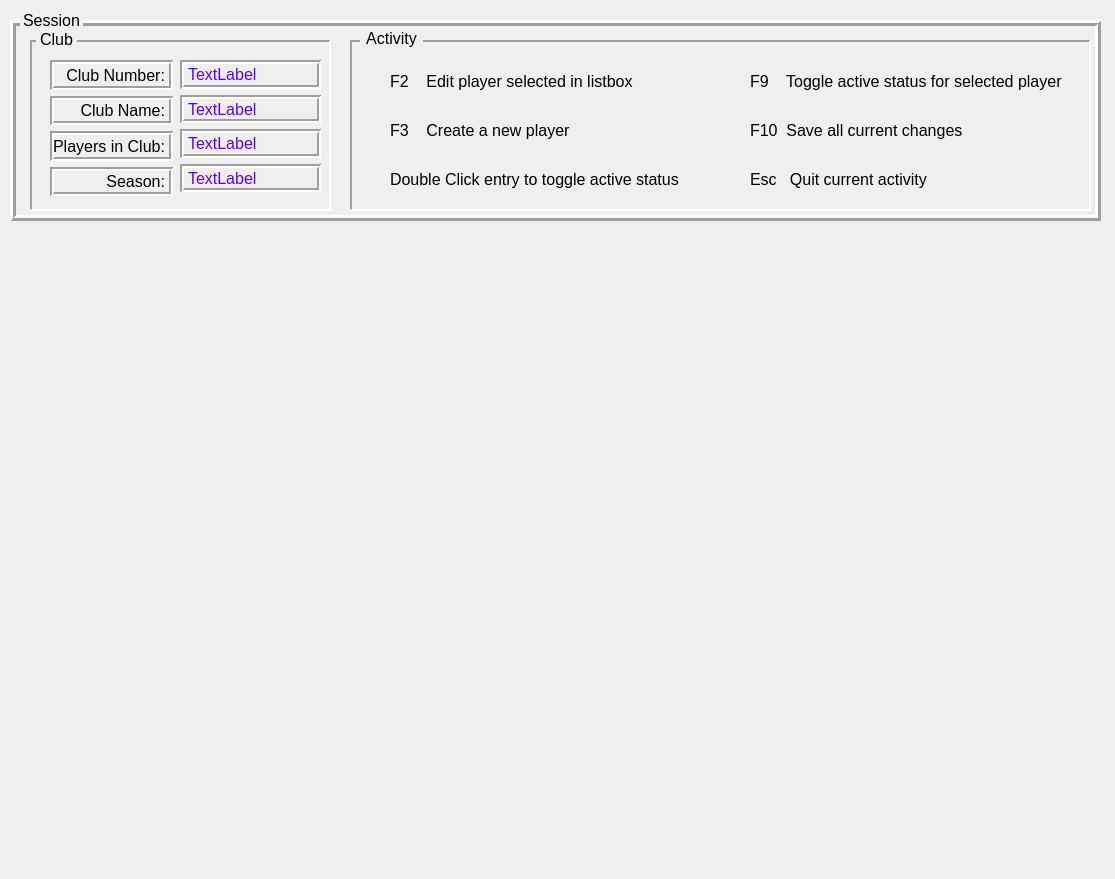
<?xml version="1.0" encoding="UTF-8"?>
<ui version="4.0">
 <class>PlayersActivity</class>
 <widget class="QWidget" name="PlayersActivity">
  <property name="geometry">
   <rect>
    <x>0</x>
    <y>0</y>
    <width>1115</width>
    <height>879</height>
   </rect>
  </property>
  <property name="font">
   <font>
    <pointsize>12</pointsize>
    <fontweight>Medium</fontweight>
   </font>
  </property>
  <property name="windowTitle">
   <string>Cribbage Grass Roots</string>
  </property>
  <widget class="QWidget" name="TopContainer" native="true">
   <property name="geometry">
    <rect>
     <x>0</x>
     <y>0</y>
     <width>1111</width>
     <height>231</height>
    </rect>
   </property>
   <widget class="QFrame" name="sessionPanel">
    <property name="geometry">
     <rect>
      <x>10</x>
      <y>20</y>
      <width>1091</width>
      <height>201</height>
     </rect>
    </property>
    <property name="frameShape">
     <enum>QFrame::Shape::Box</enum>
    </property>
    <property name="frameShadow">
     <enum>QFrame::Shadow::Raised</enum>
    </property>
    <property name="lineWidth">
     <number>3</number>
    </property>
    <widget class="QFrame" name="clubPanel">
     <property name="geometry">
      <rect>
       <x>20</x>
       <y>20</y>
       <width>301</width>
       <height>171</height>
      </rect>
     </property>
     <property name="frameShape">
      <enum>QFrame::Shape::Panel</enum>
     </property>
     <property name="frameShadow">
      <enum>QFrame::Shadow::Sunken</enum>
     </property>
     <property name="lineWidth">
      <number>2</number>
     </property>
     <widget class="QWidget" name="layoutWidget">
      <property name="geometry">
       <rect>
        <x>20</x>
        <y>20</y>
        <width>123</width>
        <height>136</height>
       </rect>
      </property>
      <layout class="QVBoxLayout" name="verticalLayout_3">
       <item>
        <widget class="QLabel" name="clubNumberLabel">
         <property name="frameShape">
          <enum>QFrame::Shape::Box</enum>
         </property>
         <property name="frameShadow">
          <enum>QFrame::Shadow::Sunken</enum>
         </property>
         <property name="lineWidth">
          <number>2</number>
         </property>
         <property name="text">
          <string>Club Number:</string>
         </property>
         <property name="alignment">
          <set>Qt::AlignmentFlag::AlignRight|Qt::AlignmentFlag::AlignTrailing|Qt::AlignmentFlag::AlignVCenter</set>
         </property>
        </widget>
       </item>
       <item>
        <widget class="QLabel" name="clubNameLabel">
         <property name="frameShape">
          <enum>QFrame::Shape::Box</enum>
         </property>
         <property name="frameShadow">
          <enum>QFrame::Shadow::Sunken</enum>
         </property>
         <property name="lineWidth">
          <number>2</number>
         </property>
         <property name="text">
          <string>Club Name:</string>
         </property>
         <property name="alignment">
          <set>Qt::AlignmentFlag::AlignRight|Qt::AlignmentFlag::AlignTrailing|Qt::AlignmentFlag::AlignVCenter</set>
         </property>
        </widget>
       </item>
       <item>
        <widget class="QLabel" name="clubPlayersLabel">
         <property name="frameShape">
          <enum>QFrame::Shape::Box</enum>
         </property>
         <property name="frameShadow">
          <enum>QFrame::Shadow::Sunken</enum>
         </property>
         <property name="lineWidth">
          <number>2</number>
         </property>
         <property name="text">
          <string>Players in Club:</string>
         </property>
         <property name="alignment">
          <set>Qt::AlignmentFlag::AlignRight|Qt::AlignmentFlag::AlignTrailing|Qt::AlignmentFlag::AlignVCenter</set>
         </property>
        </widget>
       </item>
       <item>
        <widget class="QLabel" name="clubSeasonLabel">
         <property name="frameShape">
          <enum>QFrame::Shape::Box</enum>
         </property>
         <property name="frameShadow">
          <enum>QFrame::Shadow::Sunken</enum>
         </property>
         <property name="lineWidth">
          <number>2</number>
         </property>
         <property name="text">
          <string>Season:</string>
         </property>
         <property name="alignment">
          <set>Qt::AlignmentFlag::AlignRight|Qt::AlignmentFlag::AlignTrailing|Qt::AlignmentFlag::AlignVCenter</set>
         </property>
        </widget>
       </item>
      </layout>
     </widget>
     <widget class="QWidget" name="layoutWidget">
      <property name="geometry">
       <rect>
        <x>150</x>
        <y>20</y>
        <width>141</width>
        <height>132</height>
       </rect>
      </property>
      <layout class="QVBoxLayout" name="verticalLayout_4">
       <item>
        <widget class="QLabel" name="clubNumber">
         <property name="styleSheet">
          <string notr="true">color: rgb(85, 0, 255);
font: 700 11pt &quot;Segoe UI&quot;;</string>
         </property>
         <property name="frameShape">
          <enum>QFrame::Shape::Box</enum>
         </property>
         <property name="frameShadow">
          <enum>QFrame::Shadow::Sunken</enum>
         </property>
         <property name="lineWidth">
          <number>2</number>
         </property>
         <property name="text">
          <string>TextLabel</string>
         </property>
        </widget>
       </item>
       <item>
        <widget class="QLabel" name="clubName">
         <property name="styleSheet">
          <string notr="true">color: rgb(85, 0, 255);
font: 700 11pt &quot;Segoe UI&quot;;</string>
         </property>
         <property name="frameShape">
          <enum>QFrame::Shape::Box</enum>
         </property>
         <property name="frameShadow">
          <enum>QFrame::Shadow::Sunken</enum>
         </property>
         <property name="lineWidth">
          <number>2</number>
         </property>
         <property name="text">
          <string>TextLabel</string>
         </property>
        </widget>
       </item>
       <item>
        <widget class="QLabel" name="clubPlayers">
         <property name="styleSheet">
          <string notr="true">color: rgb(85, 0, 255);
font: 700 11pt &quot;Segoe UI&quot;;</string>
         </property>
         <property name="frameShape">
          <enum>QFrame::Shape::Box</enum>
         </property>
         <property name="frameShadow">
          <enum>QFrame::Shadow::Sunken</enum>
         </property>
         <property name="lineWidth">
          <number>2</number>
         </property>
         <property name="text">
          <string>TextLabel</string>
         </property>
        </widget>
       </item>
       <item>
        <widget class="QLabel" name="clubSeason">
         <property name="styleSheet">
          <string notr="true">color: rgb(85, 0, 255);
font: 700 11pt &quot;Segoe UI&quot;;</string>
         </property>
         <property name="frameShape">
          <enum>QFrame::Shape::Box</enum>
         </property>
         <property name="frameShadow">
          <enum>QFrame::Shadow::Sunken</enum>
         </property>
         <property name="lineWidth">
          <number>2</number>
         </property>
         <property name="text">
          <string>TextLabel</string>
         </property>
        </widget>
       </item>
      </layout>
     </widget>
    </widget>
    <widget class="QFrame" name="playerActivityPanel">
     <property name="geometry">
      <rect>
       <x>340</x>
       <y>20</y>
       <width>741</width>
       <height>171</height>
      </rect>
     </property>
     <property name="frameShape">
      <enum>QFrame::Shape::Panel</enum>
     </property>
     <property name="frameShadow">
      <enum>QFrame::Shadow::Sunken</enum>
     </property>
     <property name="lineWidth">
      <number>2</number>
     </property>
     <widget class="QWidget" name="layoutWidget">
      <property name="geometry">
       <rect>
        <x>40</x>
        <y>20</y>
        <width>341</width>
        <height>141</height>
       </rect>
      </property>
      <layout class="QVBoxLayout" name="verticalLayout_5">
       <item>
        <widget class="QLabel" name="playersF2ActivityLabel">
         <property name="text">
          <string>F2    Edit player selected in listbox</string>
         </property>
        </widget>
       </item>
       <item>
        <widget class="QLabel" name="playersF3ActivityLabel">
         <property name="text">
          <string>F3    Create a new player</string>
         </property>
        </widget>
       </item>
       <item>
        <widget class="QLabel" name="playersDoubleClickActivityLabel">
         <property name="text">
          <string>Double Click entry to toggle active status</string>
         </property>
        </widget>
       </item>
      </layout>
     </widget>
     <widget class="QWidget" name="verticalLayoutWidget">
      <property name="geometry">
       <rect>
        <x>400</x>
        <y>20</y>
        <width>331</width>
        <height>141</height>
       </rect>
      </property>
      <layout class="QVBoxLayout" name="verticalLayout">
       <item>
        <widget class="QLabel" name="playersF9ActivityLabel">
         <property name="text">
          <string>F9    Toggle active status for selected player</string>
         </property>
        </widget>
       </item>
       <item>
        <widget class="QLabel" name="playersF10ActivityLabel">
         <property name="text">
          <string>F10  Save all current changes</string>
         </property>
        </widget>
       </item>
       <item>
        <widget class="QLabel" name="playersEscActivityLabel">
         <property name="text">
          <string>Esc   Quit current activity</string>
         </property>
        </widget>
       </item>
      </layout>
     </widget>
    </widget>
    <widget class="QLabel" name="clubFrameLabel">
     <property name="geometry">
      <rect>
       <x>26</x>
       <y>9</y>
       <width>41</width>
       <height>20</height>
      </rect>
     </property>
     <property name="autoFillBackground">
      <bool>true</bool>
     </property>
     <property name="styleSheet">
      <string notr="true">opacity : 255</string>
     </property>
     <property name="text">
      <string>Club</string>
     </property>
     <property name="alignment">
      <set>Qt::AlignmentFlag::AlignCenter</set>
     </property>
    </widget>
    <widget class="QLabel" name="activityFrameLabel">
     <property name="geometry">
      <rect>
       <x>350</x>
       <y>8</y>
       <width>63</width>
       <height>20</height>
      </rect>
     </property>
     <property name="autoFillBackground">
      <bool>true</bool>
     </property>
     <property name="styleSheet">
      <string notr="true">opacity: 1.0;</string>
     </property>
     <property name="text">
      <string>Activity</string>
     </property>
     <property name="alignment">
      <set>Qt::AlignmentFlag::AlignCenter</set>
     </property>
    </widget>
   </widget>
   <widget class="QLabel" name="SessionFrameLabel">
    <property name="geometry">
     <rect>
      <x>20</x>
      <y>10</y>
      <width>63</width>
      <height>20</height>
     </rect>
    </property>
    <property name="font">
     <font>
      <pointsize>12</pointsize>
      <fontweight>Medium</fontweight>
     </font>
    </property>
    <property name="autoFillBackground">
     <bool>true</bool>
    </property>
    <property name="text">
     <string>Session</string>
    </property>
    <property name="alignment">
     <set>Qt::AlignmentFlag::AlignCenter</set>
    </property>
   </widget>
  </widget>
 </widget>
 <resources/>
 <connections/>
</ui>
